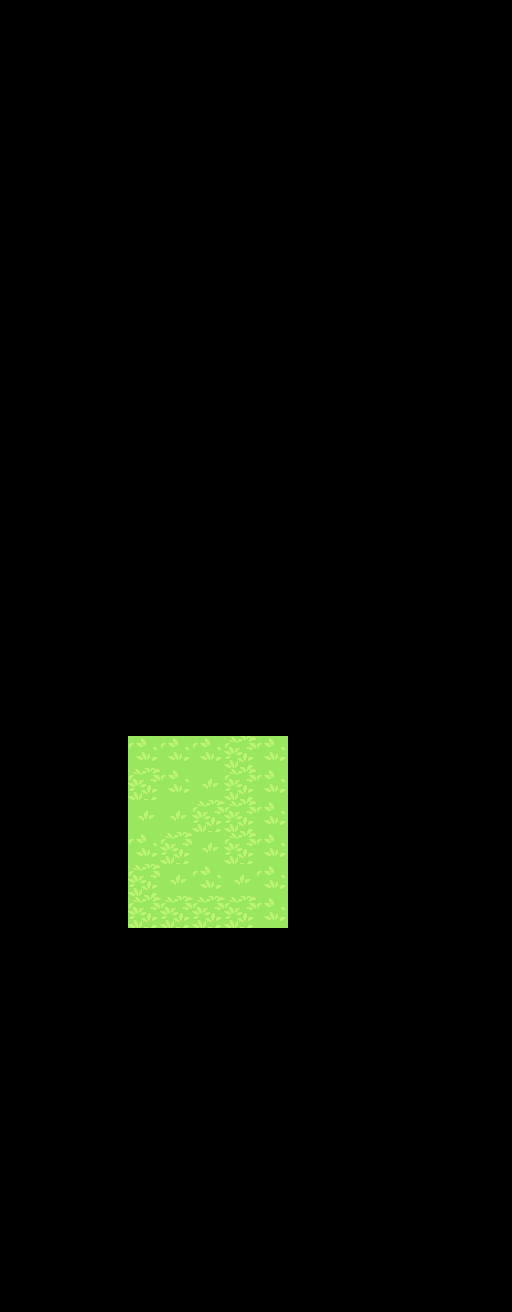

A level layout from a 2D game, rendered from its tile map. Below: a short description, then the map file with its tile-grid data intact:
An orthogonal 16x41 tile map with 32x32 px tiles, 1 tile layer (Tile Layer 1).

<map version="1.4" tiledversion="1.4.3" orientation="orthogonal" renderorder="right-down" width="16" height="41" tilewidth="32" tileheight="32" infinite="0" nextlayerid="2" nextobjectid="1">
 <tileset firstgid="1" source="TileGrassPath_32x32.tsx" />
 <layer id="1" name="Tile Layer 1" width="16" height="41">
  <data encoding="csv">
0,0,0,0,0,0,0,0,0,0,0,0,0,0,0,0,
0,0,0,0,0,0,0,0,0,0,0,0,0,0,0,0,
0,0,0,0,0,0,0,0,0,0,0,0,0,0,0,0,
0,0,0,0,0,0,0,0,0,0,0,0,0,0,0,0,
0,0,0,0,0,0,0,0,0,0,0,0,0,0,0,0,
0,0,0,0,0,0,0,0,0,0,0,0,0,0,0,0,
0,0,0,0,0,0,0,0,0,0,0,0,0,0,0,0,
0,0,0,0,0,0,0,0,0,0,0,0,0,0,0,0,
0,0,0,0,0,0,0,0,0,0,0,0,0,0,0,0,
0,0,0,0,0,0,0,0,0,0,0,0,0,0,0,0,
0,0,0,0,0,0,0,0,0,0,0,0,0,0,0,0,
0,0,0,0,0,0,0,0,0,0,0,0,0,0,0,0,
0,0,0,0,0,0,0,0,0,0,0,0,0,0,0,0,
0,0,0,0,0,0,0,0,0,0,0,0,0,0,0,0,
0,0,0,0,0,0,0,0,0,0,0,0,0,0,0,0,
0,0,0,0,0,0,0,0,0,0,0,0,0,0,0,0,
0,0,0,0,0,0,0,0,0,0,0,0,0,0,0,0,
0,0,0,0,0,0,0,0,0,0,0,0,0,0,0,0,
0,0,0,0,0,0,0,0,0,0,0,0,0,0,0,0,
0,0,0,0,0,0,0,0,0,0,0,0,0,0,0,0,
0,0,0,0,0,0,0,0,0,0,0,0,0,0,0,0,
0,0,0,0,0,0,0,0,0,0,0,0,0,0,0,0,
0,0,0,0,0,0,0,0,0,0,0,0,0,0,0,0,
0,0,0,0,12,12,12,4,12,0,0,0,0,0,0,0,
0,0,0,0,4,12,20,4,12,0,0,0,0,0,0,0,
0,0,0,0,20,20,4,4,12,0,0,0,0,0,0,0,
0,0,0,0,12,4,20,4,12,0,0,0,0,0,0,0,
0,0,0,0,4,20,12,20,12,0,0,0,0,0,0,0,
0,0,0,0,4,4,4,4,12,0,0,0,0,0,0,0,
0,0,0,0,0,0,0,0,0,0,0,0,0,0,0,0,
0,0,0,0,0,0,0,0,0,0,0,0,0,0,0,0,
0,0,0,0,0,0,0,0,0,0,0,0,0,0,0,0,
0,0,0,0,0,0,0,0,0,0,0,0,0,0,0,0,
0,0,0,0,0,0,0,0,0,0,0,0,0,0,0,0,
0,0,0,0,0,0,0,0,0,0,0,0,0,0,0,0,
0,0,0,0,0,0,0,0,0,0,0,0,0,0,0,0,
0,0,0,0,0,0,0,0,0,0,0,0,0,0,0,0,
0,0,0,0,0,0,0,0,0,0,0,0,0,0,0,0,
0,0,0,0,0,0,0,0,0,0,0,0,0,0,0,0,
0,0,0,0,0,0,0,0,0,0,0,0,0,0,0,0,
0,0,0,0,0,0,0,0,0,0,0,0,0,0,0,0
</data>
 </layer>
</map>
